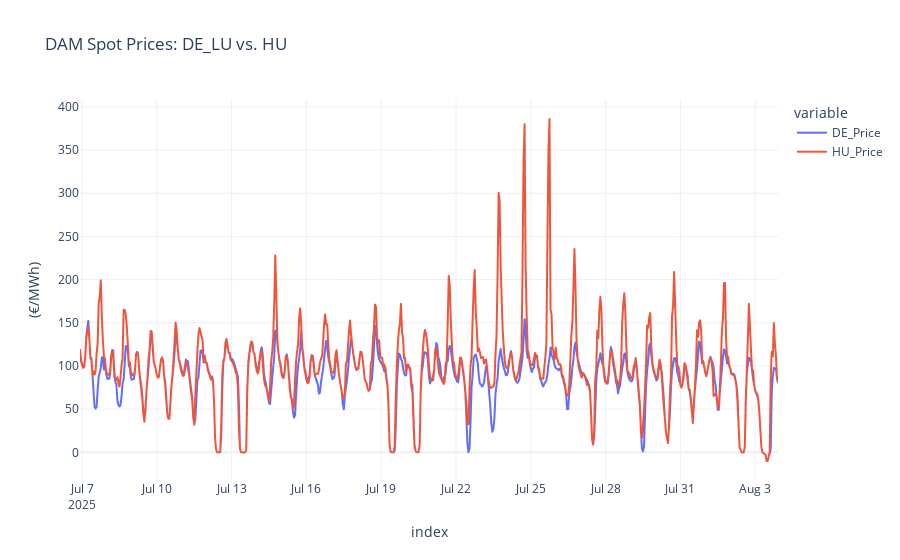

The code cell stored with this chart in its notebook:
### Code cell
# --- 3. Time Series Plot ---
fig_line = px.line(
    merged_prices,
    x=merged_prices.index,
    y=['DE_Price', 'HU_Price'],
    title='DAM Spot Prices: DE_LU vs. HU',
    labels={'value': ' (€/MWh)', 'timestamp': 'Date'},
    template='plotly_white'
)

fig_line.show()

### Figure 1 — Plotly figure (JSON) as saved in the notebook; plotly's stock layout.template omitted (floating-point values rounded to 4 significant figures; data arrays with more than 128 entries replaced by an {"elided": "..."} marker saying what was removed)
{"data": [{"hovertemplate": "variable=DE_Price<br>index=%{x}<br> (€/MWh)=%{y}<extra></extra>", "legendgroup": "DE_Price", "line": {"color": "#636efa", "dash": "solid"}, "marker": {"symbol": "circle"}, "mode": "lines", "name": "DE_Price", "showlegend": true, "type": "scattergl", "x": {"elided": "673 str values"}, "xaxis": "x", "y": {"elided": "673 float values"}, "yaxis": "y"}, {"hovertemplate": "variable=HU_Price<br>index=%{x}<br> (€/MWh)=%{y}<extra></extra>", "legendgroup": "HU_Price", "line": {"color": "#EF553B", "dash": "solid"}, "marker": {"symbol": "circle"}, "mode": "lines", "name": "HU_Price", "showlegend": true, "type": "scattergl", "x": {"elided": "673 str values"}, "xaxis": "x", "y": {"elided": "673 float values"}, "yaxis": "y"}], "layout": {"legend": {"title": {"text": "variable"}, "tracegroupgap": 0}, "title": {"text": "DAM Spot Prices: DE_LU vs. HU"}, "xaxis": {"anchor": "y", "domain": [0, 1], "title": {"text": "index"}}, "yaxis": {"anchor": "x", "domain": [0, 1], "title": {"text": " (€/MWh)"}}}}
